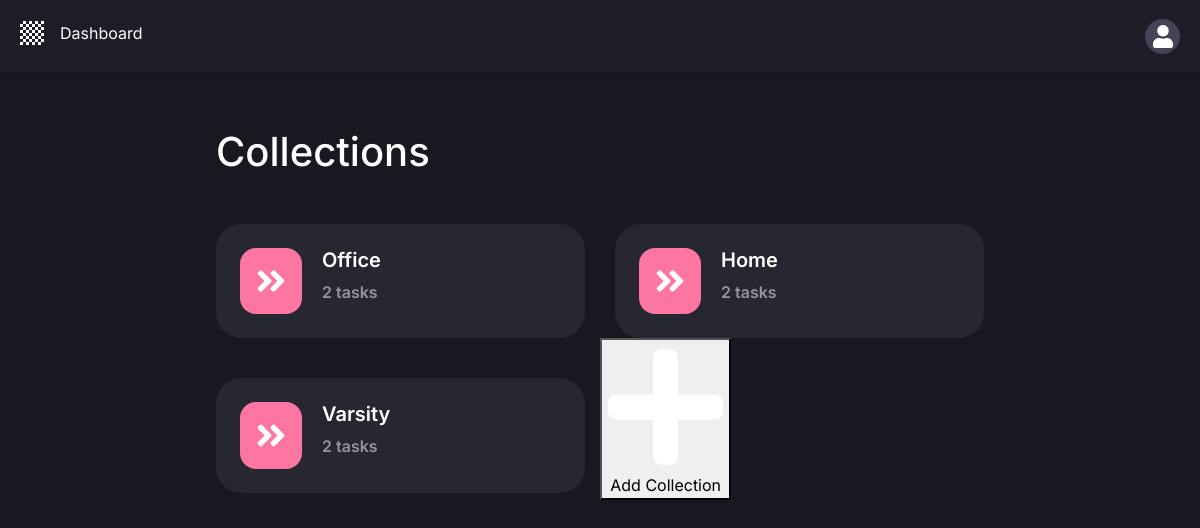
Page /dashboard/ (signed in) on the earlier database version.
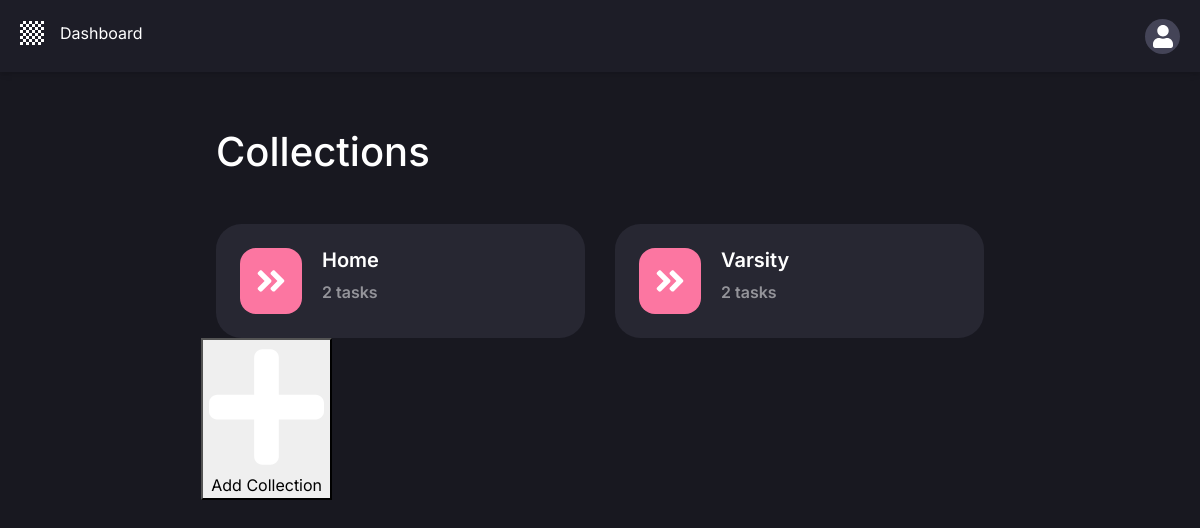
Same page on the later database version.
### todolist/models.py (models this page shows, shortened)
class Collection(models.Model):
    user = models.ForeignKey(User, on_delete=models.CASCADE, null=True)
    collection_name = models.TextField(null=True)

### todolist/views.py (the view)
# urls.py: path('dashboard/', views.dashboard, name='dashboard'),
def dashboard(request, *args, **kwargs):
    newcollection = CollectionCreationForm()
    if request.method == 'POST':
        newcollection = CollectionCreationForm(request.POST)
        if newcollection.is_valid():
            newcollection.save()
    collections = Collection.objects.filter(user=request.user).all()  # show data only login users
    context = {'collections': collections, 'newcollection': newcollection}
    return render(request, 'dashboard.html', context)

### Templates/dashboard.html (shortened to what this page needs)
{% extends 'dashboard_base.html' %}
{% load static %}
{% block content %}
    <section class="collection">
        <h1>Collections</h1>
        <div class="row">
            {% for collection in collections %}
                <div class="col-6">
                    <div class="collection-item-wrapper">
                        <a href="{% url 'single_collection' collection.id %}" class="collection-item">
                            <div class="collection-item-icon">
                                <img src="{% static 'images/right-arrow.svg' %}"
                                     class="d-inline-block align-top" alt="">
                            </div>
                            <div class="collection-item-content">
                                <h2>{{ collection.collection_name }}</h2>
                                <p>{{ collection.task_set.all.count }} tasks</p>
                            </div>
                        </a>
                    </div>
                </div>
            {% endfor %}
            <button class="add-collection" data-toggle="modal" data-target="#collectionCreateModal">
                <img src="{% static 'images/plus.svg' %}"
                     class="d-inline-block align-top" alt="">
                <span>Add Collection</span>
            </button>
        </div>
    </section>
{% endblock %}

Differences in the rows shown:
removed Collection: collection_name "Office", task_set.all.count "2"
